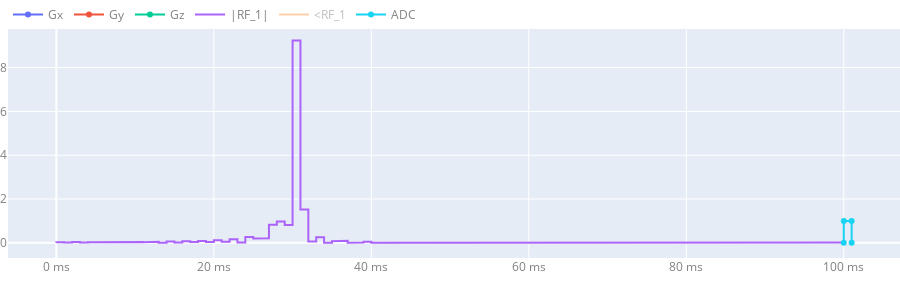

The cell this chart's notebook holds for it:
### Code cell
# plot
p1 = plot_seq(seq; slider = false, height = 300, max_rf_samples=Inf)

### Figure 1 — Plotly figure (JSON) as saved in the notebook; plotly's stock layout.template omitted (floating-point values rounded to 4 significant figures; data arrays with more than 128 entries replaced by an {"elided": "..."} marker saying what was removed)
{"data": [{"hovertemplate": "(%{x:.4f} ms, %{y:.2f} mT/m)", "name": "Gx", "type": "scatter", "x": [0, 0, 0, 0, 0, 0, 0, 0, 0, 0, 100, 100, 100, 100, 100], "y": [null, null, null, null, null, null, null, null, null, null, null, null, null, null, null]}, {"hovertemplate": "(%{x:.4f} ms, %{y:.2f} mT/m)", "name": "Gy", "type": "scatter", "x": [0, 0, 0, 0, 0, 0, 0, 0, 0, 0, 100, 100, 100, 100, 100], "y": [null, null, null, null, null, null, null, null, null, null, null, null, null, null, null]}, {"hovertemplate": "(%{x:.4f} ms, %{y:.2f} mT/m)", "name": "Gz", "type": "scatter", "x": [0, 0, 0, 0, 0, 0, 0, 0, 0, 0, 100, 100, 100, 100, 100], "y": [null, null, null, null, null, null, null, null, null, null, null, null, null, null, null]}, {"hovertemplate": "(%{x:.4f} ms, %{y:.2f} μT)", "name": "|RF_1|", "type": "scatter", "x": {"elided": "213 float values"}, "y": {"elided": "213 float values"}}, {"hovertemplate": "(%{x:.4f} ms, ∠B1: %{y:.4f} rad)", "name": "<RF_1", "text": {"elided": "213 int values"}, "type": "scatter", "visible": "legendonly", "x": {"elided": "213 float values"}, "y": {"elided": "213 float values"}}, {"hovertemplate": "(%{x:.4f} ms, %{y:i})", "name": "ADC", "type": "scatter", "x": [0, 0, 0, 0, 0, 0, 0, 0, 0, 0, 100, 100, 100, 101, 101], "y": [null, null, null, null, null, null, null, null, null, null, null, 0, 1, 1, 0]}], "layout": {"font": {"color": "gray"}, "height": 300, "hovermode": "closest", "legend": {"orientation": "h", "x": 0, "xanchor": "left", "y": 1, "yanchor": "bottom"}, "margin": {"b": 0, "l": 0, "r": 0, "t": 0}, "modebar": {"activecolor": "rgb(229,236,246)", "bgcolor": "rgba(0,0,0,0)", "color": "gray", "orientation": "h", "x": 0, "xanchor": "right", "y": 1, "yanchor": "bottom"}, "paper_bgcolor": "rgba(0,0,0,0)", "plot_bgcolor": "rgb(229,236,246)", "shapes": [], "xaxis": {"gridcolor": "white", "range": [], "rangeselector": {"buttons": [{"count": 1, "label": "1m", "step": 10, "stepmode": "backward"}, {"step": "all"}]}, "rangeslider": {"visible": false}, "ticksuffix": " ms", "title": {"text": ""}, "zerolinecolor": "white"}, "yaxis": {"fixedrange": false, "gridcolor": "white", "zerolinecolor": "white"}}}
